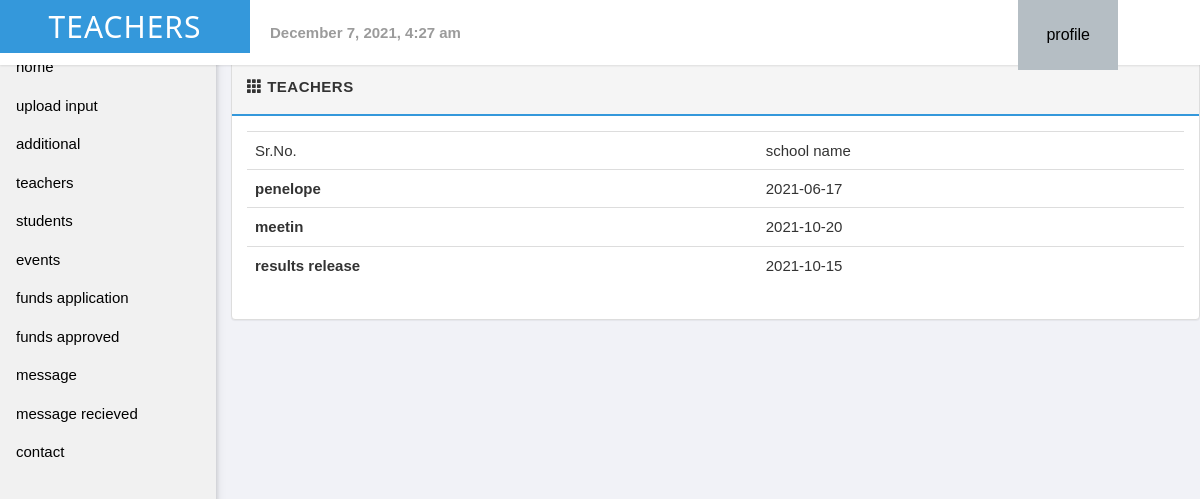
Screenshot of /events.php (signed in) with the database file from the repository.
### tables this page shows
CREATE TABLE `events` (
  `id` int(11) NOT NULL,
  `title` varchar(255) NOT NULL,
  `date` date NOT NULL,
  `created` datetime NOT NULL,
  `modified` datetime NOT NULL,
  `status` tinyint(1) NOT NULL DEFAULT '1' COMMENT '1=Active, 0=Block'
);

### events.php (the view, shortened to what this page needs)
<?php include('server.php'); ?>
<!DOCTYPE html>
<head>
    <link rel="stylesheet" href="https://maxcdn.bootstrapcdn.com/bootstrap/3.3.4/css/bootstrap.min.css" />
    <link rel="stylesheet" href="//cdnjs.cloudflare.com/ajax/libs/bootstrap-datepicker/1.3.0/css/datepicker3.min.css" />
    <link rel="stylesheet" href="css/main.css" />
    <link rel="stylesheet" href="css/sidenav.css" />
    <link rel="stylesheet" href="css/sam.css" />
</head>
<body>
    <header id="header" style="font:serif;">
        <div class="logo pull-left">
            <h2>teachers</h2>
        </div>
        <div class="header-content">
            <div class="header-date pull-left">
                <strong><?php echo date("F j, Y, g:i a"); ?></strong>
            </div>
            <ul class="info-menu list-inline list-unstyled">
                    <?php if (isset($_SESSION['username'])) : ?>
                <ul class="info-menu list-inline pull-right" style="margin-right:4%;">
                    <li class="profile"><button onclick="myFunction()" class="dropbtn togle">profile</button>
                    </li>
                </ul>
                <?php endif ?>
            </ul>
        </div>
    </header>
    <?php if (isset($_SESSION['username'])) : ?>
        <?php include('sidenav.php'); ?>
        <div class="row"style=" margin-top:5%; margin-left:18%;">
            <div class="col-md-12">
                <div class="panel panel-default">
                    <div class="panel-heading clearfix">
                        <strong>
                            <span class="glyphicon glyphicon-th" ></span>
                            <span>teachers</span>
                        </strong>
                    </div>
                    <div class="panel-body">
                        <table class="table table-dark table-hover" >
                            <tr>
                                <td>Sr.No.</td>
                                <td>school name</td>
                            </tr>
                            <?php
                            $records = mysqli_query($db, "SELECT * FROM events");
                            while ($data = mysqli_fetch_array($records)) {
                            ?>
                                <tr>
                                    <th><?php echo $data['title']; ?></th>
                                    <td><?php echo $data['date']; ?></td>
                                </tr>
                            <?php
                            }
                            ?>
                        </table>
                    </div>
                </div>
            </div>
        <?php endif ?>
</body>
</html>

### css/main.css (style rules this page uses)
body { font-family: 'Helvetica Neue', Helvetica, Arial, sans-serif; font-weight: 400; overflow-x: hidden; overflow-y: auto; background: #f1f2f7; height: 100%; width: 100%; }
.panel-default>.panel-heading { background-color: #f5f5f5; border-bottom: 2px solid #3498DB; font-size: 15px; text-transform: uppercase; letter-spacing: .5px; padding: 15px; }
#header { position: fixed; z-index: 99; top: 0; left: 0; background-color: #fff; width: 100%; height: 65px; line-height: 65px; -moz-box-shadow: 0 1px 2px rgba(0, 0, 0, 0.1); -webkit-box-shadow: 0 1px 2px rgba(0, 0, 0, 0.1); box-shadow: 0 1px 2px rgba(0, 0, 0, 0.1); }
header>.logo { color: #fff; text-align: center; font-weight: 700; text-transform: uppercase; letter-spacing: 1px; display: inline-block; width: 250px; background-color: #3498DB; }
.header-date { color: #9b9b9b; margin-left: 20px; }
.info-menu { height: 60px; margin: 0; line-height: 60px; padding: 0 15px; }
.info-menu li.profile { position: relative; }

### css/sam.css (style rules this page uses)
body { font-family: Arial, Helvetica, sans-serif; }
* { box-sizing: border-box; }

### css/w33.css (style rules this page uses)
*, *:before, *:after { box-sizing: inherit }
body { margin: 0 }
article, aside, details, figcaption, figure, footer, header, main, menu, nav, section { display: block }
b, strong { font-weight: bolder }
button, input, select, textarea, optgroup { font: inherit; margin: 0 }
button, input { overflow: visible }
button, select { text-transform: none }
button, [type=button], [type=reset], [type=submit] { -webkit-appearance: button }
html, body { font-family: Verdana, sans-serif; font-size: 15px; line-height: 1.5 }
h2 { font-size: 30px }
h1, h2, h3, h4, h5, h6 { font-family: "Segoe UI", Arial, sans-serif; font-weight: 400; margin: 10px 0 }

### events.php (style rules this page uses)
.dropbtn { background-color: #B5BEC4; color: black; padding: 5px; font-size: 16px; border: none; cursor: pointer; width: 100px; margin-right: 0px; }

### rows the page displays
events: title "penelope", date "2021-06-17"
events: title "meetin", date "2021-10-20"
events: title "results release", date "2021-10-15"
